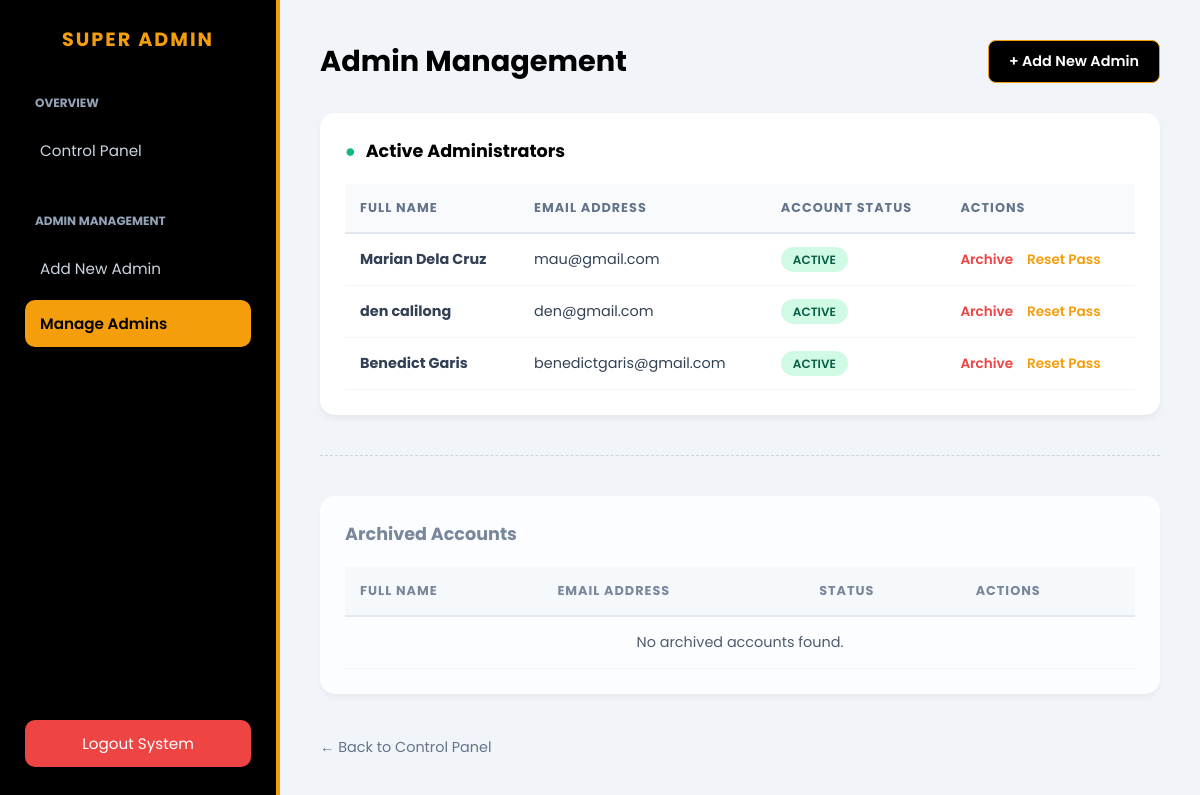
The app's page /clothing_store/superadmin/manage_admin.php (signed in) with its own data.
### tables this page shows
CREATE TABLE `users` (
  `id` int(11) NOT NULL,
  `first_name` varchar(50) DEFAULT NULL,
  `last_name` varchar(50) DEFAULT NULL,
  `email` varchar(100) DEFAULT NULL,
  `password` varchar(255) DEFAULT NULL,
  `role` enum('superadmin','admin','regular') DEFAULT NULL,
  `status` enum('active','archived') DEFAULT 'active',
  `remember_selector` varchar(255) DEFAULT NULL,
  `remember_validator` varchar(255) DEFAULT NULL,
  `remember_expiry` datetime DEFAULT NULL
);

### clothing_store/superadmin/manage_admin.php (the view, shortened to what this page needs)
<?php
require '../functions/auth.php';
$active_result = $conn->query("SELECT * FROM users WHERE role='admin' AND status='active'");
$archived_result = $conn->query("SELECT * FROM users WHERE role='admin' AND status='archived'");
?>
<!DOCTYPE html>
<html lang="en">
<head>
</head>
<body>
    <div class="sidebar">
        <h2>Super Admin</h2>
        <div class="sidebar-section">
            <h3>Overview</h3>
            <a href="dashboard.php">Control Panel</a>
        </div>
        <div class="sidebar-section">
            <h3>Admin Management</h3>
            <a href="add_admin.php">Add New Admin</a>
            <a href="manage_admin.php" class="active">Manage Admins</a>
        </div>
        <a href="../logout.php" class="logout-btn">Logout System</a>
    </div>
    <div class="main-content">
        <div class="header-flex">
            <h1>Admin Management</h1>
            <a href="add_admin.php" class="btn-add">+ Add New Admin</a>
        </div>
        <div class="section-card">
            <h2><span style="color: var(--success);">●</span> Active Administrators</h2>
            <table>
                <thead>
                    <tr>
                        <th>Full Name</th>
                        <th>Email Address</th>
                        <th>Account Status</th>
                        <th>Actions</th>
                    </tr>
                </thead>
                <tbody>
                    <?php if($active_result && $active_result->num_rows > 0): ?>
                        <?php while($row = $active_result->fetch_assoc()): ?>
                            <?php $id = base64_encode($row['id']); ?>
                            <tr>
                                <td><strong><?php echo htmlspecialchars($row['first_name'] . " " . $row['last_name']); ?></strong></td>
                                <td><?php echo htmlspecialchars($row['email']); ?></td>
                                <td><span class="status-pill status-active"><?php echo $row['status']; ?></span></td>
                                <td>
                                    <a href="archive_admin.php?action=archive&id=<?php echo $id; ?>" class="action-link archive-btn" onclick="return confirm('Archive this admin? They will lose access to the panel.')">Archive</a>
                                    <a href="reset_admin_password.php?id=<?php echo $id; ?>" class="action-link reset-btn">Reset Pass</a>
                                </td>
                            </tr>
                        <?php endwhile; ?>
                    <?php else: ?>
                        <tr><td colspan="4" align="center">No active administrators found.</td></tr>
                    <?php endif; ?>
                </tbody>
            </table>
        </div>
        <hr>
        <div class="section-card" style="opacity: 0.85;">
            <h2 style="color: #64748b;">Archived Accounts</h2>
            <table>
                <thead>
                    <tr>
                        <th>Full Name</th>
                        <th>Email Address</th>
                        <th>Status</th>
                        <th>Actions</th>
                    </tr>
                </thead>
                <tbody>
                    <?php if($archived_result && $archived_result->num_rows > 0): ?>
                        <?php while($row = $archived_result->fetch_assoc()): ?>
                            <?php $id = base64_encode($row['id']); ?>
                            <tr>
                                <td><?php echo htmlspecialchars($row['first_name'] . " " . $row['last_name']); ?></td>
                                <td><?php echo htmlspecialchars($row['email']); ?></td>
                                <td><span class="status-pill status-archived"><?php echo $row['status']; ?></span></td>
                                <td>
                                    <a href="archive_admin.php?action=restore&id=<?php echo $id; ?>" class="action-link restore-btn">Restore Admin Account</a>
                                </td>
                            </tr>
                        <?php endwhile; ?>
                    <?php else: ?>
                        <tr><td colspan="4" align="center">No archived accounts found.</td></tr>
                    <?php endif; ?>
                </tbody>
            </table>
        </div>
        <a href="dashboard.php" style="text-decoration: none; color: #64748b; font-size: 0.9rem;">← Back to Control Panel</a>
    </div>
</body>
</html>

### clothing_store/superadmin/manage_admin.php (style rules this page uses)
:root { --super-navy: #000000; --sidebar-bg: #000000; --accent-gold: #f59e0b; --success: #10b981; --danger: #ef4444; --bg-color: #f1f5f9; }
* { margin: 0; padding: 0; box-sizing: border-box; font-family: 'Poppins', sans-serif; }
body { display: flex; background-color: var(--bg-color); min-height: 100vh; }
.sidebar { width: 280px; background-color: var(--sidebar-bg); color: white; display: flex; flex-direction: column; padding: 25px; position: fixed; height: 100%; border-right: 4px solid var(--accent-gold); }
.sidebar h2 { font-size: 1.2rem; margin-bottom: 40px; text-align: center; color: var(--accent-gold); text-transform: uppercase; letter-spacing: 2px; }
.sidebar-section { margin-bottom: 30px; }
.sidebar-section h3 { font-size: 0.75rem; color: #94a3b8; text-transform: uppercase; margin-bottom: 15px; padding-left: 10px; }
.sidebar a { color: #cbd5e1; text-decoration: none; padding: 12px 15px; margin-bottom: 8px; border-radius: 10px; display: block; transition: 0.3s; font-size: 0.95rem; }
.sidebar a.active { background: var(--accent-gold); color: var(--super-navy); font-weight: 600; }
.logout-btn { margin-top: auto; background: #ef4444; color: white !important; text-align: center; border-radius: 10px; }
.main-content { margin-left: 280px; padding: 40px; width: calc(100% - 280px); }
.header-flex { display: flex; justify-content: space-between; align-items: center; margin-bottom: 30px; }
.header-flex h1 { color: var(--super-navy); font-size: 1.8rem; }
.btn-add { background: var(--super-navy); color: white; padding: 10px 20px; border-radius: 8px; text-decoration: none; font-weight: 600; font-size: 0.9rem; transition: 0.3s; border: 1px solid var(--accent-gold); }
.section-card { background: white; padding: 25px; border-radius: 15px; box-shadow: 0 4px 6px rgba(0,0,0,0.05); margin-bottom: 40px; }
.section-card h2 { font-size: 1.1rem; color: var(--super-navy); margin-bottom: 20px; display: flex; align-items: center; gap: 10px; }
table { width: 100%; border-collapse: collapse; margin-top: 10px; }
th { text-align: left; padding: 15px; background: #f8fafc; color: #64748b; font-size: 0.8rem; text-transform: uppercase; letter-spacing: 1px; border-bottom: 2px solid #e2e8f0; }
td { padding: 15px; border-bottom: 1px solid #f1f5f9; font-size: 0.9rem; color: #334155; }
.status-pill { padding: 4px 12px; border-radius: 50px; font-size: 0.75rem; font-weight: 600; text-transform: uppercase; }
.status-active { background: #d1fae5; color: #065f46; }
.action-link { text-decoration: none; font-weight: 600; font-size: 0.85rem; transition: 0.2s; }
.archive-btn { color: var(--danger); }
.reset-btn { color: var(--accent-gold); margin-left: 10px; }
hr { border: none; border-top: 1px dashed #cbd5e1; margin: 40px 0; }

### records on screen
users: first_name+last_name "Marian Dela Cruz", email "mau@gmail.com", status "ACTIVE"
users: first_name+last_name "den calilong", email "den@gmail.com", status "ACTIVE"
users: first_name+last_name "Benedict Garis", email "benedictgaris@gmail.com", status "ACTIVE"
